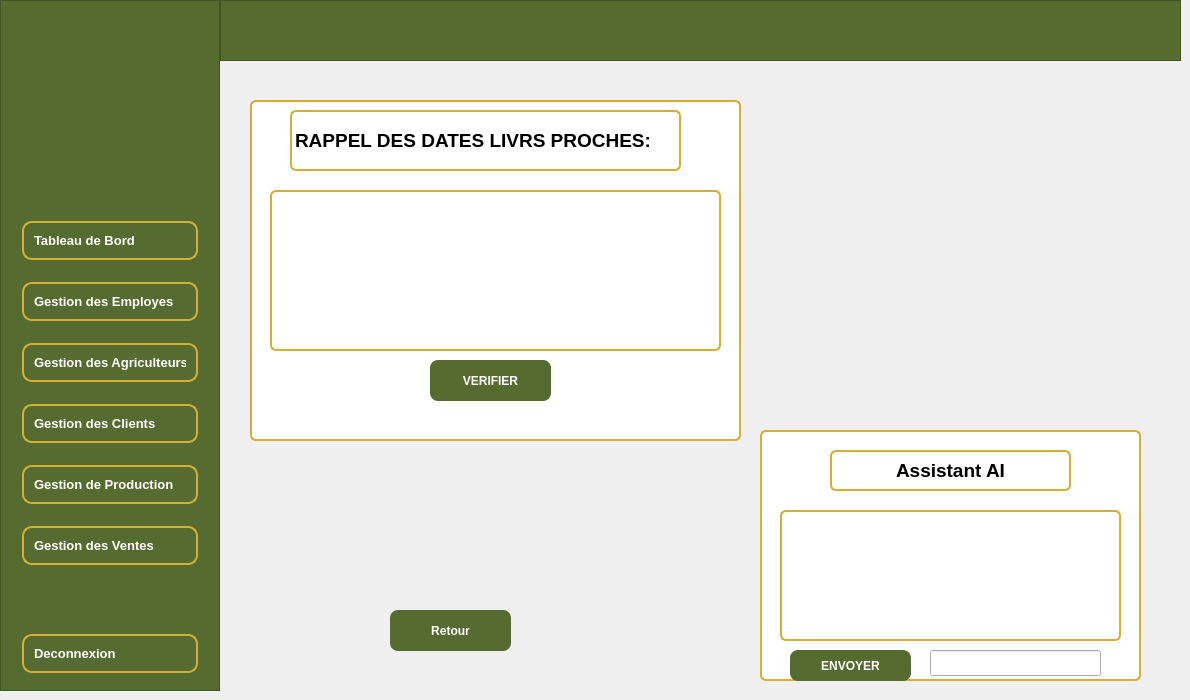
      <widget class="QWidget" name="page_classement_agri">
       <widget class="QFrame" name="frame_21">
        <property name="geometry">
         <rect>
          <x>220</x>
          <y>0</y>
          <width>961</width>
          <height>61</height>
         </rect>
        </property>
        <property name="styleSheet">
         <string notr="true">QFrame {
    background-color: #556B2F;
}</string>
        </property>
        <property name="frameShape">
         <enum>QFrame::Shape::StyledPanel</enum>
        </property>
        <property name="frameShadow">
         <enum>QFrame::Shadow::Raised</enum>
        </property>
       </widget>
       <widget class="QFrame" name="sidebar_14">
        <property name="geometry">
         <rect>
          <x>0</x>
          <y>0</y>
          <width>220</width>
          <height>691</height>
         </rect>
        </property>
        <property name="minimumSize">
         <size>
          <width>220</width>
          <height>0</height>
         </size>
        </property>
        <property name="maximumSize">
         <size>
          <width>220</width>
          <height>16777215</height>
         </size>
        </property>
        <property name="styleSheet">
         <string notr="true">QFrame#sidebar_14 {
    background-color: #556B2F;
}
QPushButton {
    background-color: transparent;
    color: white;
    border: 2px solid #D4AF37;
    border-radius: 10px;
    padding: 10px;
    margin: 8px 12px;
    text-align: left;
}

QPushButton:hover {
    background-color: #D4AF37;
    color: black;
}
</string>
        </property>
        <property name="frameShape">
         <enum>QFrame::Shape::StyledPanel</enum>
        </property>
        <property name="frameShadow">
         <enum>QFrame::Shadow::Raised</enum>
        </property>
        <layout class="QVBoxLayout" name="verticalLayout_20">
         <item>
          <widget class="QLabel" name="label_66">
           <property name="minimumSize">
            <size>
             <width>150</width>
             <height>150</height>
            </size>
           </property>
           <property name="maximumSize">
            <size>
             <width>150</width>
             <height>150</height>
            </size>
           </property>
           <property name="text">
            <string/>
           </property>
           <property name="pixmap">
            <pixmap>../SMART_OIL_PRESS_DHOUHA/GestionEmployes/images/lg-removebg-preview.png</pixmap>
           </property>
           <property name="scaledContents">
            <bool>true</bool>
           </property>
           <property name="alignment">
            <set>Qt::AlignmentFlag::AlignCenter</set>
           </property>
           <property name="wordWrap">
            <bool>true</bool>
           </property>
          </widget>
         </item>
         <item>
          <spacer name="verticalSpacer_29">
           <property name="orientation">
            <enum>Qt::Orientation::Vertical</enum>
           </property>
           <property name="sizeHint" stdset="0">
            <size>
             <width>20</width>
             <height>40</height>
            </size>
           </property>
          </spacer>
         </item>
         <item>
          <widget class="QPushButton" name="btn_home_15">
           <property name="font">
            <font>
             <pointsize>10</pointsize>
             <bold>true</bold>
            </font>
           </property>
           <property name="text">
            <string>Tableau de Bord</string>
           </property>
           <property name="icon">
            <iconset theme="QIcon::ThemeIcon::GoHome"/>
           </property>
          </widget>
         </item>
         <item>
          <widget class="QPushButton" name="btn_employes_15">
           <property name="font">
            <font>
             <pointsize>10</pointsize>
             <bold>true</bold>
            </font>
           </property>
           <property name="text">
            <string>Gestion des Employes</string>
           </property>
           <property name="icon">
            <iconset theme="QIcon::ThemeIcon::UserAvailable"/>
           </property>
          </widget>
         </item>
         <item>
          <widget class="QPushButton" name="btn_agriculteurs_15">
           <property name="font">
            <font>
             <pointsize>10</pointsize>
             <bold>true</bold>
            </font>
           </property>
           <property name="text">
            <string>Gestion des Agriculteurs</string>
           </property>
          </widget>
         </item>
         <item>
          <widget class="QPushButton" name="btn_clients_15">
           <property name="font">
            <font>
             <pointsize>10</pointsize>
             <bold>true</bold>
            </font>
           </property>
           <property name="text">
            <string>Gestion des Clients</string>
           </property>
          </widget>
         </item>
         <item>
          <widget class="QPushButton" name="btn_production_15">
           <property name="font">
            <font>
             <pointsize>10</pointsize>
             <bold>true</bold>
            </font>
           </property>
           <property name="text">
            <string>Gestion de Production</string>
           </property>
          </widget>
         </item>
         <item>
          <widget class="QPushButton" name="btn_ventes_15">
           <property name="font">
            <font>
             <pointsize>10</pointsize>
             <bold>true</bold>
            </font>
           </property>
           <property name="text">
            <string>Gestion des Ventes</string>
           </property>
          </widget>
         </item>
         <item>
          <spacer name="verticalSpacer_30">
           <property name="orientation">
            <enum>Qt::Orientation::Vertical</enum>
           </property>
           <property name="sizeHint" stdset="0">
            <size>
             <width>20</width>
             <height>40</height>
            </size>
           </property>
          </spacer>
         </item>
         <item>
          <widget class="QPushButton" name="btn_logout_15">
           <property name="font">
            <font>
             <pointsize>10</pointsize>
             <bold>true</bold>
            </font>
           </property>
           <property name="text">
            <string>Deconnexion</string>
           </property>
          </widget>
         </item>
        </layout>
       </widget>
       <widget class="QFrame" name="frame_22">
        <property name="geometry">
         <rect>
          <x>760</x>
          <y>430</y>
          <width>381</width>
          <height>251</height>
         </rect>
        </property>
        <property name="styleSheet">
         <string notr="true">QFrame {
    background-color: white;
    border: 2px solid #D4AF37;   /* jaune doré */
    gridline-color: #D4AF37;
    border-radius: 6px;
    selection-background-color: #FFF3C4;
    selection-color: black;
}




</string>
        </property>
        <property name="frameShape">
         <enum>QFrame::Shape::StyledPanel</enum>
        </property>
        <property name="frameShadow">
         <enum>QFrame::Shadow::Raised</enum>
        </property>
        <widget class="QLabel" name="label_68">
         <property name="geometry">
          <rect>
           <x>70</x>
           <y>20</y>
           <width>241</width>
           <height>41</height>
          </rect>
         </property>
         <property name="font">
          <font>
           <pointsize>10</pointsize>
           <bold>true</bold>
          </font>
         </property>
         <property name="text">
          <string>&lt;html&gt;&lt;head/&gt;&lt;body&gt;&lt;p&gt;&lt;span style=&quot; font-size:14pt;&quot;&gt;Assistant AI&lt;/span&gt;&lt;/p&gt;&lt;/body&gt;&lt;/html&gt;</string>
         </property>
         <property name="alignment">
          <set>Qt::AlignmentFlag::AlignCenter</set>
         </property>
        </widget>
        <widget class="QTextEdit" name="textEdit_2">
         <property name="geometry">
          <rect>
           <x>20</x>
           <y>80</y>
           <width>341</width>
           <height>131</height>
          </rect>
         </property>
        </widget>
        <widget class="QLineEdit" name="lineEdit_recherche_agri_2">
         <property name="geometry">
          <rect>
           <x>170</x>
           <y>220</y>
           <width>171</width>
           <height>26</height>
          </rect>
         </property>
        </widget>
        <widget class="QPushButton" name="btn_retour_11">
         <property name="geometry">
          <rect>
           <x>30</x>
           <y>220</y>
           <width>121</width>
           <height>31</height>
          </rect>
         </property>
         <property name="styleSheet">
          <string notr="true">/* ====== PushButton ====== */
QPushButton {
    background-color: #556B2F;
    color: white;
    border-radius: 8px;
    padding: 8px 20px;
    font-weight: bold;
}

QPushButton:hover {
    background-color: #6B8E23;
}

QPushButton:pressed {
    background-color: #3E4E1F;
}
</string>
         </property>
         <property name="text">
          <string>ENVOYER</string>
         </property>
         <property name="icon">
          <iconset theme="QIcon::ThemeIcon::GoPrevious"/>
         </property>
        </widget>
       </widget>
       <widget class="QFrame" name="frame_23">
        <property name="geometry">
         <rect>
          <x>250</x>
          <y>100</y>
          <width>491</width>
          <height>341</height>
         </rect>
        </property>
        <property name="styleSheet">
         <string notr="true">QFrame
 {
    background-color: white;
    border: 2px solid #D4AF37;   /* jaune doré */
    gridline-color: #D4AF37;
    border-radius: 6px;
    selection-background-color: #FFF3C4;
    selection-color: black;
}




</string>
        </property>
        <property name="frameShape">
         <enum>QFrame::Shape::StyledPanel</enum>
        </property>
        <property name="frameShadow">
         <enum>QFrame::Shadow::Raised</enum>
        </property>
        <widget class="QLabel" name="label_69">
         <property name="geometry">
          <rect>
           <x>40</x>
           <y>10</y>
           <width>391</width>
           <height>61</height>
          </rect>
         </property>
         <property name="text">
          <string>&lt;html&gt;&lt;head/&gt;&lt;body&gt;&lt;p&gt;&lt;span style=&quot; font-size:14pt; font-weight:700;&quot;&gt;RAPPEL DES DATES LIVRS PROCHES:&lt;/span&gt;&lt;/p&gt;&lt;/body&gt;&lt;/html&gt;</string>
         </property>
        </widget>
        <widget class="QTableWidget" name="tableWidget_3">
         <property name="geometry">
          <rect>
           <x>20</x>
           <y>90</y>
           <width>451</width>
           <height>161</height>
          </rect>
         </property>
        </widget>
        <widget class="QPushButton" name="VERIFIER">
         <property name="geometry">
          <rect>
           <x>180</x>
           <y>260</y>
           <width>121</width>
           <height>41</height>
          </rect>
         </property>
         <property name="styleSheet">
          <string notr="true">/* ====== PushButton ====== */
QPushButton {
    background-color: #556B2F;
    color: white;
    border-radius: 8px;
    padding: 8px 20px;
    font-weight: bold;
}

QPushButton:hover {
    background-color: #6B8E23;
}

QPushButton:pressed {
    background-color: #3E4E1F;
}
</string>
         </property>
         <property name="text">
          <string>VERIFIER</string>
         </property>
         <property name="icon">
          <iconset theme="QIcon::ThemeIcon::GoPrevious"/>
         </property>
        </widget>
       </widget>
       <widget class="QPushButton" name="btn_retour_8">
        <property name="geometry">
         <rect>
          <x>390</x>
          <y>610</y>
          <width>121</width>
          <height>41</height>
         </rect>
        </property>
        <property name="styleSheet">
         <string notr="true">/* ====== PushButton ====== */
QPushButton {
    background-color: #556B2F;
    color: white;
    border-radius: 8px;
    padding: 8px 20px;
    font-weight: bold;
}

QPushButton:hover {
    background-color: #6B8E23;
}

QPushButton:pressed {
    background-color: #3E4E1F;
}
</string>
        </property>
        <property name="text">
         <string>Retour</string>
        </property>
        <property name="icon">
         <iconset theme="QIcon::ThemeIcon::GoPrevious"/>
        </property>
       </widget>
      </widget>
